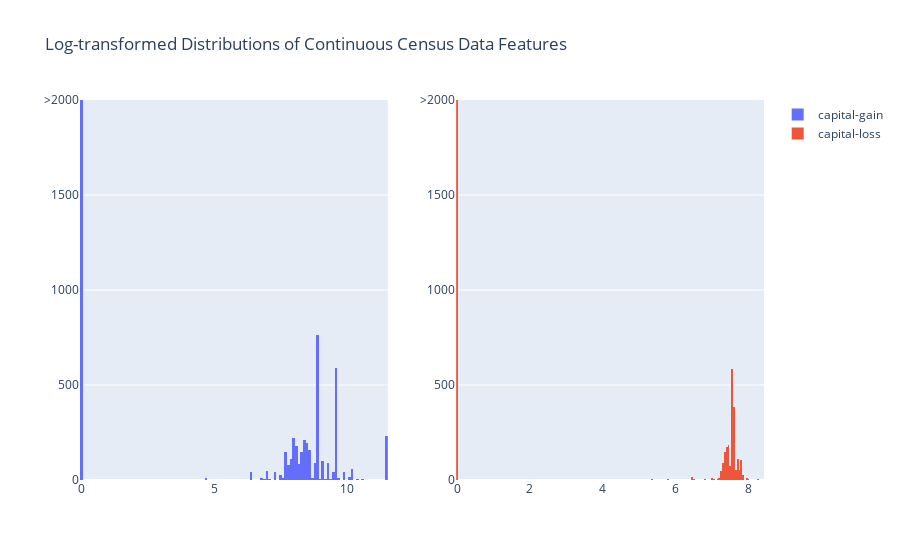

Here is the notebook cell this chart was saved with:
### Markdown cell above
For highly-skewed feature distributions such as `'capital-gain'` and `'capital-loss'`, it is common practice to apply a <a href="https://en.wikipedia.org/wiki/Data_transformation_(statistics)">logarithmic transformation</a> on the data so that the very large and very small values do not negatively affect the performance of a learning algorithm. Using a logarithmic transformation significantly reduces the range of values caused by outliers. Care must be taken when applying this transformation however: The logarithm of `0` is undefined, so we must translate the values by a small amount above `0` to apply the the logarithm successfully.

Run the code cell below to perform a transformation on the data and visualize the results. Again, note the range of values and how they are distributed.

### Code cell
vs.distribution(features_raw, 'capital-gain', 'capital-loss', transformed=True)

### Figure 1 — Plotly figure (JSON) as saved in the notebook; plotly's stock layout.template omitted (floating-point values rounded to 4 significant figures; data arrays with more than 128 entries replaced by an {"elided": "..."} marker saying what was removed)
{"data": [{"name": "capital-gain", "type": "histogram", "x": {"elided": "45222 float values"}, "xaxis": "x", "yaxis": "y"}, {"name": "capital-loss", "type": "histogram", "x": {"elided": "45222 float values"}, "xaxis": "x2", "yaxis": "y2"}], "layout": {"title": {"text": "Log-transformed Distributions of Continuous Census Data Features"}, "xaxis": {"anchor": "y", "domain": [0, 0.45]}, "xaxis2": {"anchor": "y2", "domain": [0.55, 1]}, "yaxis": {"anchor": "x", "domain": [0, 1], "range": [0, 2000], "ticktext": ["0", "500", "1000", "1500", ">2000"], "tickvals": [0, 500, 1000, 1500, 2000]}, "yaxis2": {"anchor": "x2", "domain": [0, 1], "range": [0, 2000], "ticktext": ["0", "500", "1000", "1500", ">2000"], "tickvals": [0, 500, 1000, 1500, 2000]}}}
